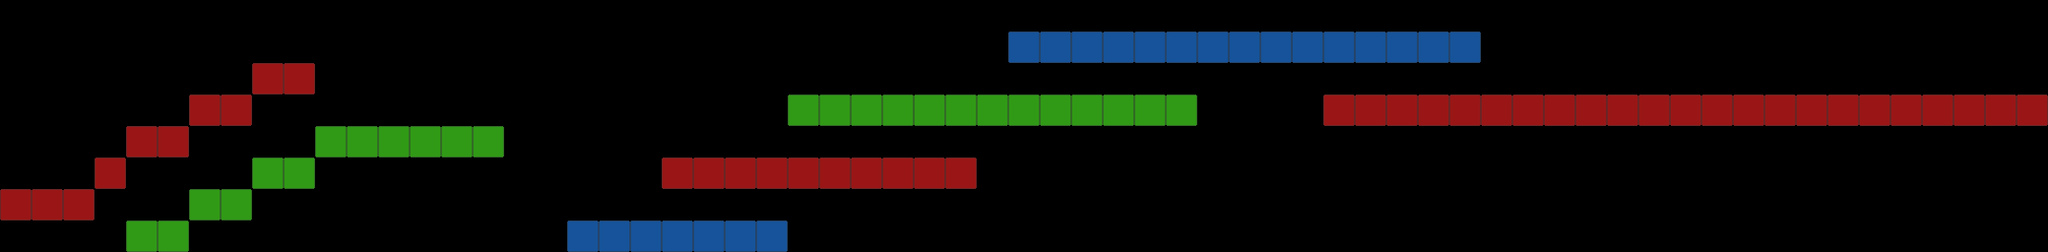

The image is a tile-based game level rendered from a .tmx file. Its description and source (layers, tilesets, objects; grid data summarised) follow:
An orthogonal 65x8 tile map with 32x32 px tiles, 3 tile layers (red, green, blue) and 9 objects.

<map version="1.0" orientation="orthogonal" renderorder="right-down" width="65" height="8" tilewidth="32" tileheight="32" nextobjectid="49">
 <tileset firstgid="1" name="blocks" tilewidth="32" tileheight="32">
  <image source="blocks.png" width="96" height="32" />
 </tileset>
 <objectgroup name="macas">
  <object id="40" x="304" y="16">
   <ellipse />
  </object>
  <object id="41" x="464" y="80">
   <ellipse />
  </object>
  <object id="42" x="368" y="80">
   <ellipse />
  </object>
  <object id="43" x="720" y="112">
   <ellipse />
  </object>
  <object id="44" x="848" y="48">
   <ellipse />
  </object>
  <object id="45" x="944" y="48">
   <ellipse />
  </object>
  <object id="46" x="1104" y="16">
   <ellipse />
  </object>
  <object id="47" x="1200" y="16">
   <ellipse />
  </object>
  <object id="48" x="1392" y="80">
   <ellipse />
  </object>
 </objectgroup>
 <layer name="red" width="65" height="8">
  <data>[520 cells, 43 non-empty, 1 distinct tile ids]</data>
 </layer>
 <layer name="green" width="65" height="8">
  <data>[520 cells, 25 non-empty, 1 distinct tile ids]</data>
 </layer>
 <layer name="blue" width="65" height="8">
  <data>[520 cells, 22 non-empty, 1 distinct tile ids]</data>
 </layer>
</map>
